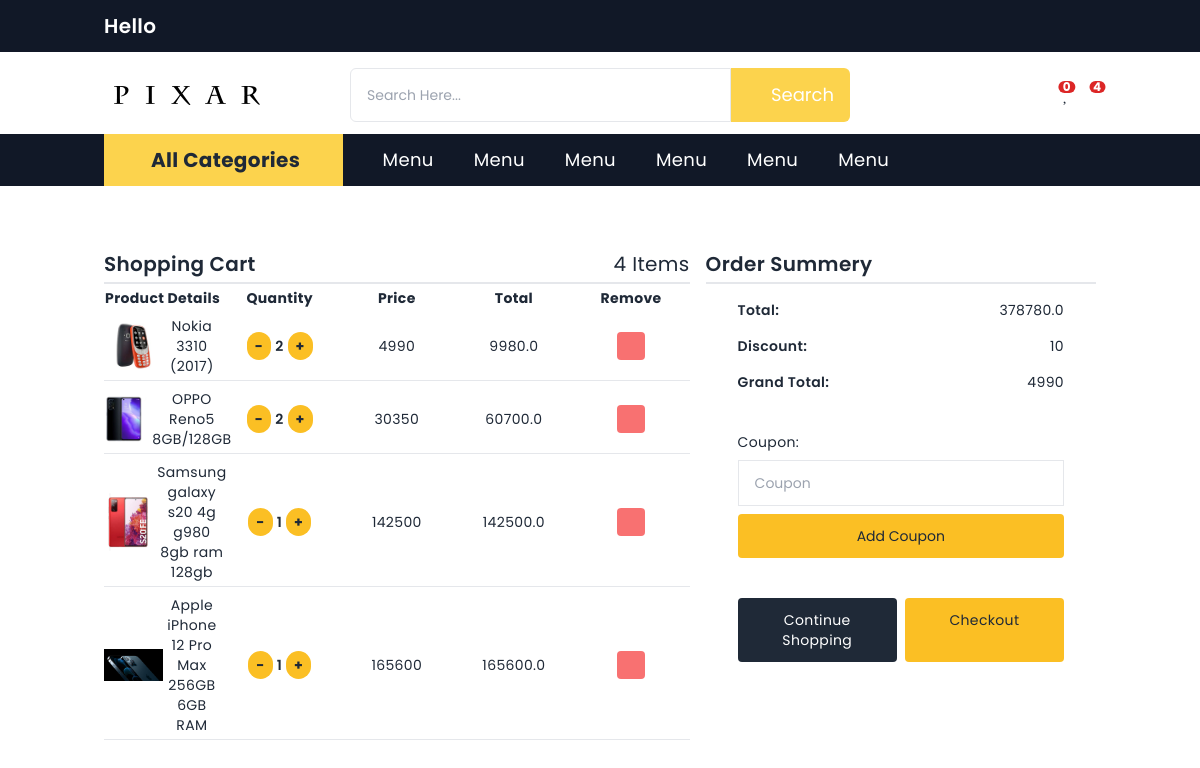
The page /account/cart/ (signed in) on the database as committed earlier.
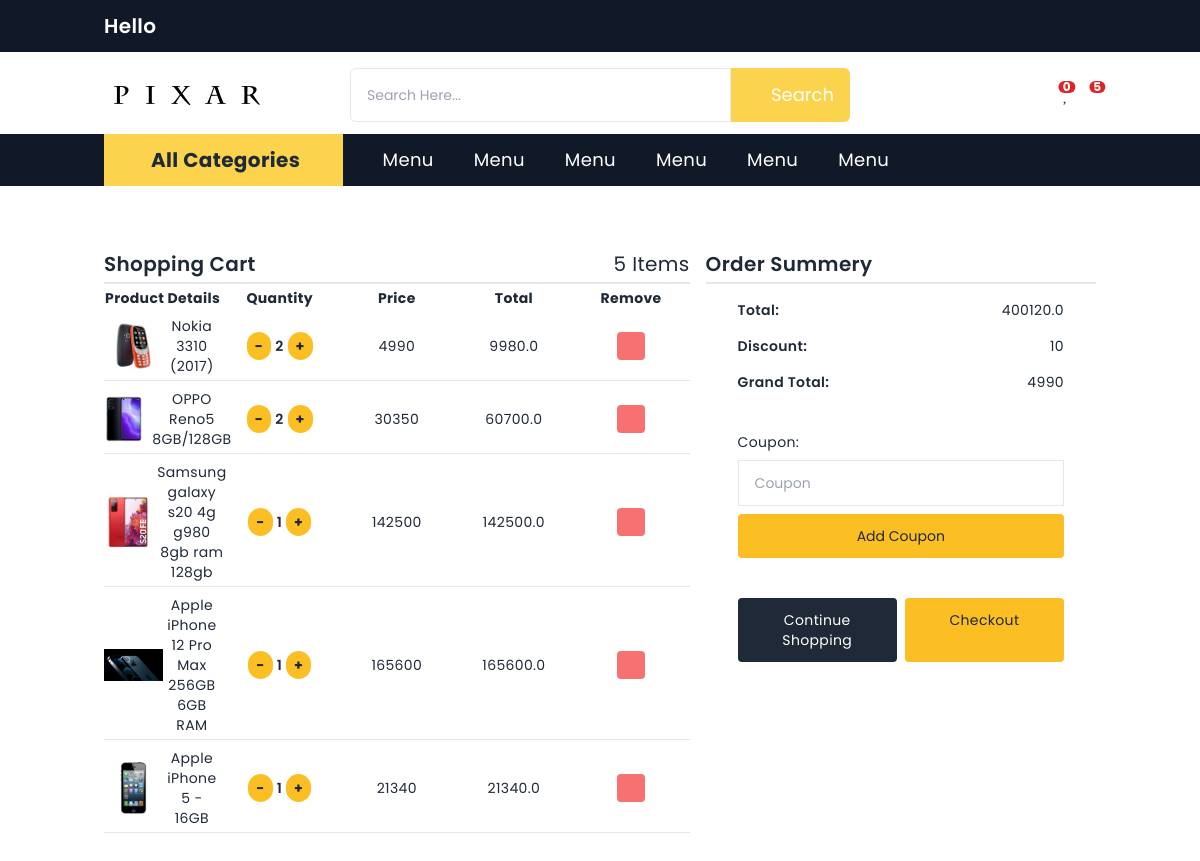
The same page on the database as committed later.
### userapp/models.py (models this page shows, shortened)
class User(AbstractBaseUser, PermissionsMixin):
    email = models.EmailField(gettext_lazy('Email Field'), max_length=255, unique=True, blank=False)
    username = models.CharField(gettext_lazy("Username Field"), max_length=30, unique=True, blank=False)
    date_joined = models.DateTimeField(gettext_lazy("Date Joined Field"), auto_now_add=True)
    is_superuser = models.BooleanField(default=False, help_text="Designate the superuser status", verbose_name="Superuser Status")
    is_staff = models.BooleanField(default=False, help_text="Designate the staff status", verbose_name="Staff Status")
    is_active = models.BooleanField(default=True, help_text="Designate the active status", verbose_name="Active Status")
    USERNAME_FIELD = 'email'
    REQUIRED_FIELDS = ['username']
    objects = UserManager()

### purchaseapp/models.py (models this page shows, shortened)
class Cart(models.Model):
    user = models.ForeignKey(User, related_name='cart_user', on_delete=models.CASCADE)
    product = models.ForeignKey(Product, on_delete=models.CASCADE, related_name='cart_product')
    quantity = models.IntegerField(default=1)
    is_purchased = models.BooleanField(default=False)
    created_date = models.DateTimeField(auto_now_add=True)
    updated_date = models.DateTimeField(auto_now=True)
    def get_total(self):
        return float(self.quantity * self.product.product_new_price)

class Order(models.Model):
    user = models.ForeignKey(User, on_delete=models.CASCADE, related_name='order_user')
    cart = models.ManyToManyField(Cart, related_name='order_cart')
    is_ordered = models.BooleanField(default=False)
    payment_id = models.CharField(max_length=264, blank=True, null=True)
    order_id = models.CharField(max_length=264, blank=True, null=True)
    created_date = models.DateTimeField(auto_now_add=True)
    def get_totals(self):
        total = 0
        for item in self.cart.all():
            total += item.get_total()
        return total

### productapp/models.py (models this page shows, shortened)
class Product(models.Model):
    category_name = models.ForeignKey(Category, on_delete=models.CASCADE, related_name='product_category')
    subcategory_name = models.ForeignKey(SubCategory, on_delete=models.CASCADE, related_name='product_subcategory')
    company_name = models.ForeignKey(Company, on_delete=models.CASCADE, related_name='product_company')
    product_name = models.CharField(max_length=264, blank=False, verbose_name='Product Name')
    product_quantity = models.IntegerField(blank=False, verbose_name='Quantity')
    product_price = models.IntegerField(blank=False, verbose_name='Price')
    product_discount = models.IntegerField(blank=False, verbose_name='Discount', help_text='%')
    product_new_price = models.IntegerField(verbose_name='New Price', help_text='Warning: Do not edit this field!!!',
                                            blank=True)
    product_sales = models.IntegerField(default=0, verbose_name='Bought Amount', blank=True, null=True)
    added_date = models.DateTimeField(verbose_name='Created At', auto_now_add=True)
    product_description = models.TextField(verbose_name='Description', blank=False)
    image = models.ImageField(upload_to='product', verbose_name='Image')
    MY_CHOICES = (('red', 'Red'),
                  ('blue', 'Blue'),
                  ('green', 'Green'),
                  ('yellow', 'Yellow'),
                  ('purple', 'Purple'))
    product_colors = models.ManyToManyField(Colors, verbose_name='Available Colors', blank=True)
    product_sizes = models.ManyToManyField(Sizes, verbose_name='Available Sizes', blank=True)
    product_slug = models.SlugField(max_length=256, blank=True, unique=True)
    total_order = models.IntegerField(blank=True)

### userapp/views.py (the view)
# urls.py: path('cart/', views.cartView, name='cart'),
@login_required
def cartView(request):
    carts = Cart.objects.filter(user=request.user)
    order = Order.objects.get(user=request.user, is_ordered=False)
    context = {
        'carts': carts,
        'order': order,
    }
    return render(request, 'home/cart.html', context)

### ecomapp/context_processor.py (called while the page is built)
def menu(request):
    categories = Category.objects.all()
    subcategories = SubCategory.objects.all()
    return {
        'categories': categories,
        'subcategories': subcategories,
    }

def count(request):
    if request.user.is_authenticated:
        wishlist_count = WishList.objects.filter(user=request.user).count()
        return {
            'wishlist_count': wishlist_count,
        }
    return {
        'hello': 'hello'
    }

### ecomapp/models.py (called while the page is built)
    def __str__(self):
        return self.category_name

    def has_subcategories(self):
        return self.category.count()

    def __str__(self):
        return self.subcategory_name

### ecomapp/templatetags/my_filter.py (called while the page is built)
@register.filter
def replacespace(value):
    return str(value).replace("#", " sharp").replace(" ", "_").lower()

### templates/home/cart.html (shortened to what this page needs)
{% extends 'home/base.html' %}
{% load static %}
{% block body_block %}
    <div class="flex flex-col lg:flex-row gap-4">
        <div class="w-full lg:w-3/5">
            <div class="flex justify-between items-center border-b-2 pb-1">
                <h2 class="text-xl font-semibold">Shopping Cart</h2>
                <h2 class="text-xl">{{ carts.count }} Items</h2>
            </div>
            <div class="flex justify-center mt-1">
                <h2 class="w-1/5 text-center font-bold">Product Details</h2>
                <h2 class="w-1/5 text-center font-bold">Quantity</h2>
                <h2 class="w-1/5 text-center font-bold">Price</h2>
                <h2 class="w-1/5 text-center font-bold">Total</h2>
                <h2 class="w-1/5 text-center font-bold">Remove</h2>
            </div>
            {% for cart in carts %}
                <div class="flex justify-center mt-2 items-center border-b pb-1">
                    <div class="flex justify-center items-center w-1/5 text-center">
                        <img src="{{ cart.product.image.url }}" alt="{{ cart.product.product_name }}" class="w-1/2">
                        <h2 class="">{{ cart.product.product_name }}</h2>
                    </div>
                    <div class="flex justify-center items-center gap-1 w-1/5 text-center">
                        <a href="{% url 'purchase_app:minus_to_cart' product_slug=cart.product.product_slug %}"
                           class="bg-yellow-400 px-2 py-1 font-bold rounded-full" type="submit">-</a>
                        <h2 class="font-semibold">{{ cart.quantity }}</h2>
                        <a href="{% url 'purchase_app:plus_to_cart' product_slug=cart.product.product_slug %}"
                           class="bg-yellow-400 px-2 py-1 font-bold rounded-full" type="submit">+</a>
                    </div>
                    <h2 class="w-1/5 text-center">{{ cart.product.product_new_price }}</h2>
                    <h2 class="w-1/5 text-center">{{ cart.get_total }}</h2>
                    <div class="w-1/5 text-center"><a href="{% url 'purchase_app:remove_from_cart' cart_id=cart.id %}"
                                              class="bg-red-400 hover:bg-red-500 focus:bg-red-500 focus:outline-none text-white px-2 py-1 rounded"
                                              data-tootik="Remove From Cart"><i class="fal fa-trash"></i></a></div>
                </div>
            {% endfor %}
        </div>
        <div class="w-full lg:w-2/5">
            <div class=" sticky top-20">
                <h2 class="text-xl font-semibold border-b-2 pb-1">Order Summery</h2>
                <div class="flex justify-between px-8 mt-4">
                    <h2 class="font-semibold">Total:</h2>
                    <span class="">{{ order.get_totals }}</span>
                </div>
                <div class="flex justify-between px-8 mt-4">
                    <h2 class="font-semibold">Discount:</h2>
                    <span class="">10</span>
                </div>
                <div class="flex justify-between px-8 mt-4">
                    <h2 class="font-semibold">Grand Total:</h2>
                    <span class="">4990</span>
                </div>
                <div class="px-8 my-10">
                    <form action="" class="flex flex-col gap-2" method="POST">
                        <label class="" for="coupon">Coupon:</label>
                        <input type="text" class="border px-4 py-3 focus:outline-none" placeholder="Coupon" id="coupon"
                               name="coupon">
                        <button class="bg-yellow-400 px-4 py-3 rounded" type="submit">Add Coupon</button>
                    </form>
                </div>
                <div class="flex flex-col md:flex-row justify-between gap-2 px-8 mt-4">
                    <a href="{% url 'ecom_app:index' %}" class="bg-gray-800 text-white px-4 py-3 w-full text-center rounded">Continue Shopping</a>
                    <a href="" class="bg-yellow-400 px-4 py-3 w-full text-center rounded">Checkout</a>
                </div>
            </div>
        </div>
    </div>
{% endblock %}

### templates/home/header.html (shortened to what the changed rows need)
{% load static %}
{% load my_filter %}
{% load i18n %}
<div class="flex w-full bg-gray-900 py-3">
    <div class="container mx-auto px-4">
        <div class="flex justify-between text-white text-xl">
            <h2 class="font-semibold">Hello</h2>
        </div>
    </div>
</div>
<div class="mt-1 relative">
    <div class="container mx-auto flex items-center justify-between text-lg p-3">
        <div class="flex justify-end w-1/3 lg:w-1/4">
            <div class="flex gap-4">
            {% if user.is_authenticated %}
                <span class="relative profile-icon cursor-pointer md:block hidden">
                    <i class="fal fa-user"></i>
                </span>
                <span class="relative inline_block md:block hidden">
                    <a href="{% url 'profile_app:wish-list' %}" data-tootik="Wishlist"><i class="fal fa-heart"></i></a>
                    <span class="top-0 right-0 bg-red-600 absolute text-white text-xs px-1 font-bold inline-flex items-center justify-center rounded-full leading-none transform translate-x-1/3">{{ wishlist_count }}</span>
                </span>
                <span class="relative inline-block">
                    <a href="{% url 'profile_app:cart' %}" data-tootik="Cart"><i class="fal fa-shopping-cart"></i></a>
                    <span class="top-0 right-0 bg-red-600 absolute text-white text-xs px-1 font-bold inline-flex items-center justify-center rounded-full leading-none transform translate-x-1/3">{{ user.cart_user.count }}</span>
                </span>
            {% endif %}
            </div>
        </div>
    </div>
</div>
<div class="hidden w-full bg-gray-900 lg:flex stickyy top-00 z-20">
    <div class="container mx-auto px-4">
        <div class="flex items-center gap-10">
            <div class="relative bg-yellow-300 hover:bg-yellow-400 transition duration-300 h-full">
                <div class="desktop-menu flex gap-4 items-center px-3 py-3 cursor-pointer">
                    <div class="">
                        <h2 class="capitalize text-xl leading-none font-bold">All Categories</h2>
                    </div>
                </div>
            </div>
        </div>
    </div>
</div>

Rows that differ between the two databases and show on the page:
computed for User: cart_user.count "4" → "5"
added Cart: product.image (picture), product.product_name "Apple iPhone 5 - 16GB", quantity "1", product.product_new_price "21340", get_total "21340.0"
computed for Order: get_totals "378780.0" → "400120.0"
Other text that changed with them:
{{ carts.count }}: "4" → "5"
